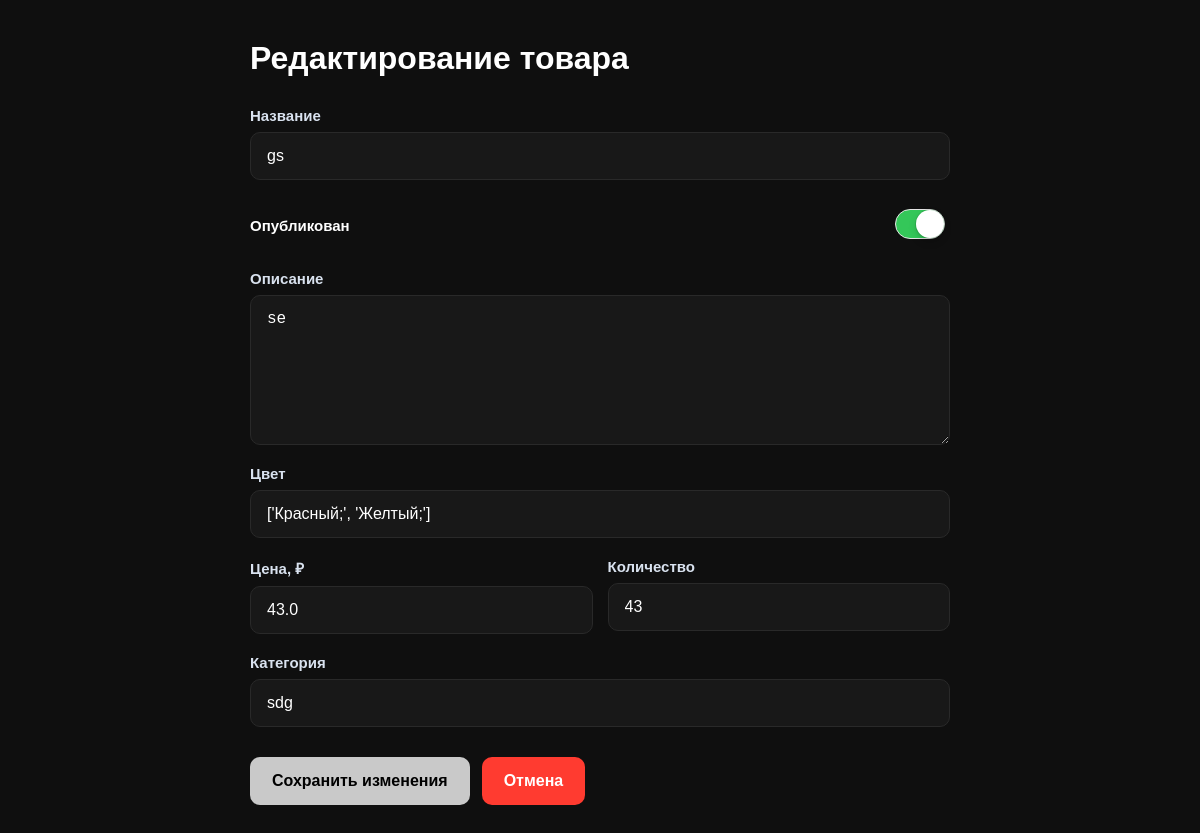
The app's page /admin/edit/1 (signed in) with its own data.
### app.py (models this page shows)
class Product(db.Model):
    id = db.Column(db.Integer, primary_key=True)
    title = db.Column(db.String(100), nullable=False)
    description = db.Column(db.Text)
    colors = db.Column(db.JSON)
    price = db.Column(db.Float, nullable=False)
    category = db.Column(db.String(50))
    kolvo = db.Column(db.Integer)
    is_active = db.Column(db.Integer, default=0)
    created_at = db.Column(db.String(50))
    condition = db.Column(db.String, nullable=True, default="Все")
    images = db.relationship("Image", backref="product", lazy=True, cascade="all, delete-orphan")

### app.py (the view, shortened to what this page needs)
@app.route('/admin/edit/<int:product_id>', methods=['GET', 'POST'])
@admin_required
def edit_product(product_id):
    product = Product.query.get_or_404(product_id)
    return render_template(
        "edit_product.html",
        product=product
    )

### app.py (called while the page is built)
def admin_required(f):
    @wraps(f)
    def decorated(*args, **kwargs):
        user_id = session.get("user_id")
        us = User.query.filter_by(id=user_id).first()
        if not us:
            return redirect(url_for("register"))
        if not us.is_admin:
            abort(403)
        return f(*args, **kwargs)
    return decorated

### templates/edit_product.html (shortened to what this page needs)
<!doctype html>
<html lang="ru">
<head>
</head>
<body>
<div class="edit-container">
    <h1 class="edit-title">
        Редактирование товара
    </h1>
    <form
        class="edit-form"
        method="POST"
        action="{{ url_for('edit_product', product_id=product.id) }}"
    >
        <div class="form-group">
                    <label
                        class="form-label"
                        for="title"
                    >
                        Название
                    </label>
                    <input
                        id="title"
                        class="form-input"
                        type="text"
                        name="title"
                        value="{{ product.title or '' }}"
                        required
                    >
                </div>
                <div class="toggle-row">
            <span class="toggle-label">
                Опубликован
            </span>
            <div class="toggleWrapper">
                <label for="is_active"></label>
            </div>
        </div>
        <div class="form-group">
            <label
                class="form-label"
                for="description"
            >
                Описание
            </label>
            <textarea
                id="description"
                class="form-textarea"
                name="description"
            >{{ product.description or '' }}</textarea>
        </div>
        <div class="form-group">
            <label
                class="form-label"
                for="colors"
            >
                Цвет
            </label>
            <input
                id="colors"
                class="form-input"
                type="text"
                name="colors"
                value="{{ product.colors or '' }}"
            >
        </div>
        <div class="form-row">
            <div class="form-group">
                <label
                    class="form-label"
                    for="price"
                >
                    Цена, ₽
                </label>
                <input
                    id="price"
                    class="form-input"
                    type="number"
                    name="price"
                    value="{{ product.price or 0 }}"
                    min="0"
                    step="1"
                    required
                >
            </div>
            <div class="form-group">
                <label
                    class="form-label"
                    for="kolvo"
                >
                    Количество
                </label>
                <input
                    id="kolvo"
                    class="form-input"
                    type="number"
                    name="kolvo"
                    value="{{ product.kolvo or 0 }}"
                    min="0"
                    step="1"
                    required
                >
            </div>
        </div>
        <div class="form-group">
            <label
                class="form-label"
                for="category"
            >
                Категория
            </label>
            <input
                id="category"
                class="form-input"
                type="text"
                name="category"
                value="{{ product.category or '' }}"
            >
        </div>
        <div class="buttons">
            <a
                href="{{ url_for('admin_products') }}"
                class="button button-save"
            >
                Сохранить изменения
        </a>
            <a
                href="{{ url_for('admin') }}"
                class="button button-cancel"
            >
                Отмена
            </a>
        </div>
    </form>
</div>
</body>
</html>

### templates/edit_product.html (style rules this page uses)
* { box-sizing: border-box; }
body { margin: 0; padding: 40px 20px; min-height: 100vh; background: #0f0f0f; color: #fff; font-family: Arial, sans-serif; }
.edit-container { width: 100%; max-width: 700px; margin: 0 auto; }
.edit-title { margin: 0 0 30px; font-size: 32px; font-weight: 700; }
.edit-form { display: flex; flex-direction: column; gap: 20px; }
.form-group { display: flex; flex-direction: column; gap: 8px; }
.form-label { font-size: 15px; font-weight: 600; color: #d9e2ef; }
.form-input, .form-textarea, .form-select { width: 100%; padding: 14px 16px; border: 1px solid #292929; border-radius: 10px; background: #181818; color: #fff; font-size: 16px; outline: none; transition: border-color 0.2s ease, background 0.2s ease; }
.form-textarea { min-height: 150px; resize: vertical; }
.form-row { display: grid; grid-template-columns: 1fr 1fr; gap: 15px; }
.buttons { display: flex; gap: 12px; margin-top: 10px; }
.button { display: inline-flex; align-items: center; justify-content: center; min-height: 48px; padding: 12px 22px; border: none; border-radius: 10px; font-size: 16px; font-weight: 700; text-decoration: none; cursor: pointer; transition: transform 0.2s ease, opacity 0.2s ease; }
.button-save { background: #ffffffc6; color: #000; }
.button-cancel { background: #ff3b30; color: #fff; }
.toggle-row { display: flex; align-items: center; justify-content: space-between; width: 100%; min-height: 50px; }
.toggle-label { color: white; font-size: 15px; font-weight: 600; }
.toggleWrapper { position: relative; width: 55px; height: 32px; flex-shrink: 0; }
.toggleWrapper input.mobileToggle + label { position: relative; display: inline-block; width: 50px; height: 30px; cursor: pointer; user-select: none; -webkit-tap-highlight-color: transparent; border: 1px solid #e4e4e4; border-radius: 60px; background: #e5e5ea; transition: background 0.2s ease; }
.toggleWrapper input.mobileToggle + label::after { content: ""; position: absolute; display: block; width: 28px; height: 28px; top: 0; left: 0; border-radius: 50%; background: #fff; box-shadow: 0 0 0 1px rgba(0, 0, 0, 0.1), 0 4px 9px rgba(0, 0, 0, 0.13), 0 3px 3px rgba(0, 0, 0, 0.05); transition: left 0.35s cubic-bezier(.54, 1.60, .5, 1); }
.toggleWrapper input.mobileToggle:checked + label { background: #34c759; }
.toggleWrapper input.mobileToggle:checked + label::after { left: 20px; }

### records on screen
Product: title "gs", description "se", colors "['Красный;', 'Желтый;']", price "43.0", kolvo "43", category "sdg"
